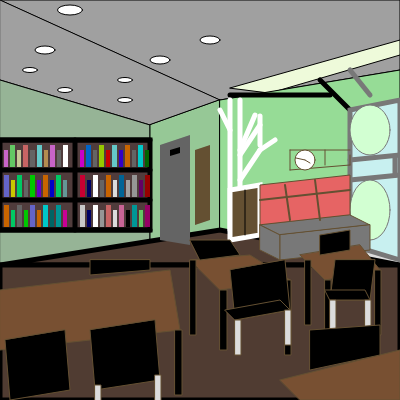
Frame 1 (no input)
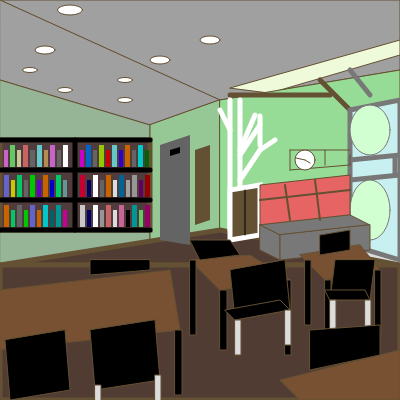
Frame 60 (no input)
Frame 120 (the mouse pressed at the canvas centre since frame 60): identical to frame 60, image omitted

The p5.js sketch that drew these frames (run headless with seeded random() and noise() and a simulated clock; from frame 60 on, the mouse is pressed at the canvas centre):

// p5.js sketch
// ── sketch.js
function setup() {
  createCanvas(400, 400);
}

function draw() {
  background(220);

  // 천장
  fill(160, 160, 160);
  quad(0, 0, 400, 0, 400, 70, 220, 100);
  quad(0, 0, 220, 100, 150, 125, 0, 80);
  fill(238, 250, 218);
  quad(230, 88, 400, 40, 400, 55, 270, 93);


  // 천장 조명
  strokeWeight(1);
  fill(255);
  ellipse(70, 10, 25, 10);
  ellipse(210, 40, 20, 8);
  ellipse(45, 50, 20, 8);
  ellipse(30, 70, 15, 5);
  ellipse(160, 60, 20, 8);
  ellipse(125,80,15,5);
  ellipse(65, 90, 15, 5);
  ellipse(125, 100, 15, 5);


  // 벽
  fill(150, 180, 150);
  quad(0, 80, 150, 125, 150, 240, 0, 265);
  fill(150, 200, 150);
  quad(150, 125, 150, 240, 220, 230, 220, 100);
  fill(150, 220, 150);
  quad(220, 100, 400, 70, 400, 220, 220, 230);

  fill(80, 80, 50)
  strokeWeight(5)
  line(230, 95, 330, 95);
  line(350, 110, 320, 80);


  // 바닥
  fill(80, 60, 50);
  triangle(0, 265, 220, 230, 400, 265);
  quad(0, 265, 400, 265, 400, 400, 0, 400);


  // 책장
  fill(80, 60, 60);
  rect(0, 140, 150, 90);
  stroke(0);
  line(0, 140, 150, 140);
  line(0, 170, 150, 170);
  line(0, 200, 150, 200);
  line(0, 230, 150, 230);
  line(75, 140, 75, 230);


  // 책장 3층
  noStroke();
  fill(200, 100, 200); 
  rect(4, 150, 4, 17);
  fill(100, 200, 100); 
  rect(10, 145, 5, 22);
  fill(200, 200, 150); 
  rect(17, 150, 4, 17);
  fill(200, 100, 100); 
  rect(23, 145, 5, 22);
  fill(100, 100, 100); 
  rect(30, 150, 5, 17);
  fill(100, 200, 200); 
  rect(37, 145, 5, 22);
  fill(180, 140, 80); 
  rect(44, 150, 4, 17);
  fill(200, 100, 200); 
  rect(50, 145, 5, 22);
  fill(100, 100, 100); 
  rect(57, 150, 4, 17);
  fill(255);
  rect(63, 145, 5, 22);
  fill(200, 0, 200); 
  rect(80, 150, 4, 17);
  fill(0, 100, 200);
  rect(86, 145, 5, 22);
  fill(100, 100, 100); 
  rect(93, 150, 4, 17);
  fill(150, 200, 0); 
  rect(99, 145, 5, 22);
  fill(200, 0, 0); 
  rect(106, 150, 4, 17);
  fill(100, 200, 200); 
  rect(112, 145, 5, 22);
  fill(50, 0, 200); 
  rect(119, 150, 4, 17);
  fill(200, 100, 0);
  rect(125, 145, 5, 22);
  fill(100, 100, 100); 
  rect(132, 150, 4, 17);
  fill(0, 200, 200); 
  rect(138, 145, 5, 22);
  fill(0, 100, 0); 
  rect(145, 150, 4, 17);


  // 책장 2층
  fill(100, 100, 200); 
  rect(4, 175, 5, 22);
  fill(200, 200, 0); 
  rect(11, 180, 4, 17);
  fill(0, 200, 100); 
  rect(17, 175, 5, 22);
  fill(100, 100, 100); 
  rect(24, 180, 4, 17);
  fill(0, 200, 0); 
  rect(30, 175, 5, 22);
  fill(100, 0, 200); 
  rect(37, 180, 4, 17);
  fill(200, 100, 0); 
  rect(43, 175, 5, 22);
  fill(0, 0, 200); 
  rect(50, 180, 4, 17);
  fill(0, 200, 100);
  rect(56, 175, 5, 22);
  fill(100, 150, 150);
  rect(63, 180, 4, 17);
  fill(200, 0, 50); 
  rect(80, 175, 5, 22);
  fill(0, 0, 100); 
  rect(87, 180, 4, 17);
  fill(255); 
  rect(93, 175, 5, 22);
  fill(100); 
  rect(100, 180, 4, 17);
  fill(200, 100, 0); 
  rect(106, 175, 5, 22);
  fill(220); 
  rect(113, 180, 4, 17);
  fill(0, 100, 150); 
  rect(119, 175, 5, 22);
  fill(160); 
  rect(126, 180, 4, 17);
  fill(150, 150, 150); 
  rect(132, 175, 5, 22);
  fill(100, 0, 100); 
  rect(139, 180, 4, 17);
  fill(150, 0, 0); 
  rect(145, 175, 5, 22);


  // 책장 1층
  fill(200, 100, 0); 
  rect(4, 205, 5, 22);
  fill(0, 200, 100); 
  rect(11, 210, 4, 17);
  fill(100, 100, 100); 
  rect(17, 205, 5, 22);
  fill(0, 200, 0); 
  rect(24, 210, 4, 17);
  fill(100, 100, 200); 
  rect(30, 205, 5, 22);
  fill(200, 100, 0); 
  rect(37, 210, 4, 17);
  fill(0, 200, 200); 
  rect(43, 205, 5, 22);
  fill(0, 100, 100); 
  rect(50, 210, 4, 17);
  fill(0, 150, 150); 
  rect(56, 205, 5, 22);
  fill(200, 0, 150); 
  rect(63, 210, 4, 17);
  fill(200);
  rect(80, 205, 5, 22);
  fill(0, 0, 100); 
  rect(87, 210, 4, 17);
  fill(255); 
  rect(93, 205, 5, 22);
  fill(150); 
  rect(100, 210, 4, 17);
  fill(200, 100, 100); 
  rect(106, 205, 5, 22);
  fill(220); 
  rect(113, 210, 4, 17);
  fill(200, 100, 150); 
  rect(119, 205, 5, 22);
  fill(0); 
  rect(126, 210, 4, 17);
  fill(0, 150, 150); 
  rect(132, 205, 5, 22);
  fill(100, 200, 100); 
  rect(139, 210, 4, 17);
  fill(150, 0, 100); 
  rect(145, 205, 5, 22);


  // 엘리베이터
  fill(100);
  quad(160, 145, 190, 135, 190, 245, 160, 240);
  fill(0);
  quad(170, 150, 180, 147, 180, 153, 170, 156);
  fill(100, 80, 50);
  quad(195, 225, 195, 150, 210, 145, 210, 220);


  // 나무 벽화
  stroke(255);
  strokeWeight(5);
  line(230, 100, 230, 230);
  line(240, 100, 240, 200);
  line(230, 130, 220, 110);
  line(240, 150, 255, 115);
  line(240, 155, 260, 125);
  line(240, 180, 260, 150);
  line(260, 150, 275, 140);
  line(260, 145, 260, 116);
  fill(100, 80, 50);
  quad(230, 190, 230, 240, 260, 235, 260, 185);
  strokeWeight(1);
  stroke(0);
  line(245, 235, 245, 190);


  // 창문
  fill(200, 240, 240);
  strokeWeight(5);
  stroke(120);
  line(370, 95, 350, 70);
  quad(350, 110, 400, 100, 400, 260, 350, 245);
  line(350, 160, 400, 155);
  line(350, 180, 400, 175);
  line(395, 157, 395, 175);


  // 창밖 나무
  strokeWeight(1);
  fill(210, 255, 210);
  ellipse(370, 130, 40, 50);
  ellipse(370, 210, 40, 60);


  // 시계와 시계 받침대
  stroke(100, 80, 50);
  line(290, 150, 350, 150);
  line(290, 170, 350, 165);
  line(290, 150, 290, 170);
  line(350, 155, 350, 165);
  line(325, 150, 325, 165);
  fill(255);
  circle(305, 160, 20);
  line(305, 160, 296, 158);
  line(305, 160, 310, 163);

  
  // 소파
  fill(230, 100, 100);
  quad(260, 225, 260, 185, 350, 175, 350, 215);
  fill(120);
  quad(260, 225, 280, 235, 370, 225, 350, 215);
  quad(260, 225, 280, 235, 280, 260, 260, 250);
  quad(280, 235, 280, 260, 370, 250, 370, 225);
  strokeWeight(2);
  line(290, 220, 285, 185);
  line(320, 220, 315, 180);
  line(260, 200, 350, 190);
  

  // 왼쪽 책상 및 의자
  strokeWeight(1);
  fill(120, 80, 50);
  quad(0, 290, 170, 270, 180, 330, 0, 350);
  fill(0);
  rect(175, 330, 7, 65);
  quad(5, 340, 10, 400, 70, 390, 65, 330);
  quad(90, 330, 95, 390, 160, 380, 155, 320);
  quad(90, 260, 90, 275, 150, 270, 150, 260);
  fill(220);
  rect(95, 385, 6, 35);
  rect(155, 375, 6, 35);


  // 중앙 책상 및 의자
  fill(120, 80, 50);
  quad(190, 260, 250, 255, 290, 280, 220, 290);
  fill(0);
  rect(190, 260, 6, 75);
  rect(220, 290, 7, 60);
  rect(285, 280, 6, 75);
  quad(230, 270, 235, 320, 290, 310, 285, 260);
  quad(235, 320, 290, 310, 280, 300, 225, 310);
  quad(200, 260, 240, 255, 230, 240, 190, 240);
  fill(220);
  rect(235, 320, 6, 35);
  rect(285, 310, 6, 35);


  // 오른쪽 책상 및 의자
  fill(120, 80, 50);
  quad(300, 255, 325, 280, 380, 270, 360, 245);
  fill(0);
  rect(325, 280, 6, 65);
  rect(375, 270, 6, 65);
  rect(305, 260, 6, 65);
  quad(335, 260, 330, 300, 370, 300, 375, 260);
  quad(330, 300, 370, 300, 365, 290, 325, 290);
  quad(320, 255, 350, 250, 350, 230, 320, 235);
  fill(220);
  rect(330, 300, 6, 35);
  rect(365, 300, 6, 35);


  // 맨 앞 책상 및 의자
  fill(120, 80, 50);
  quad(300, 400, 400, 400, 400, 350, 280, 380);
  fill(0);
  quad(310, 330, 380, 325, 380, 355, 310, 370); 
} 
